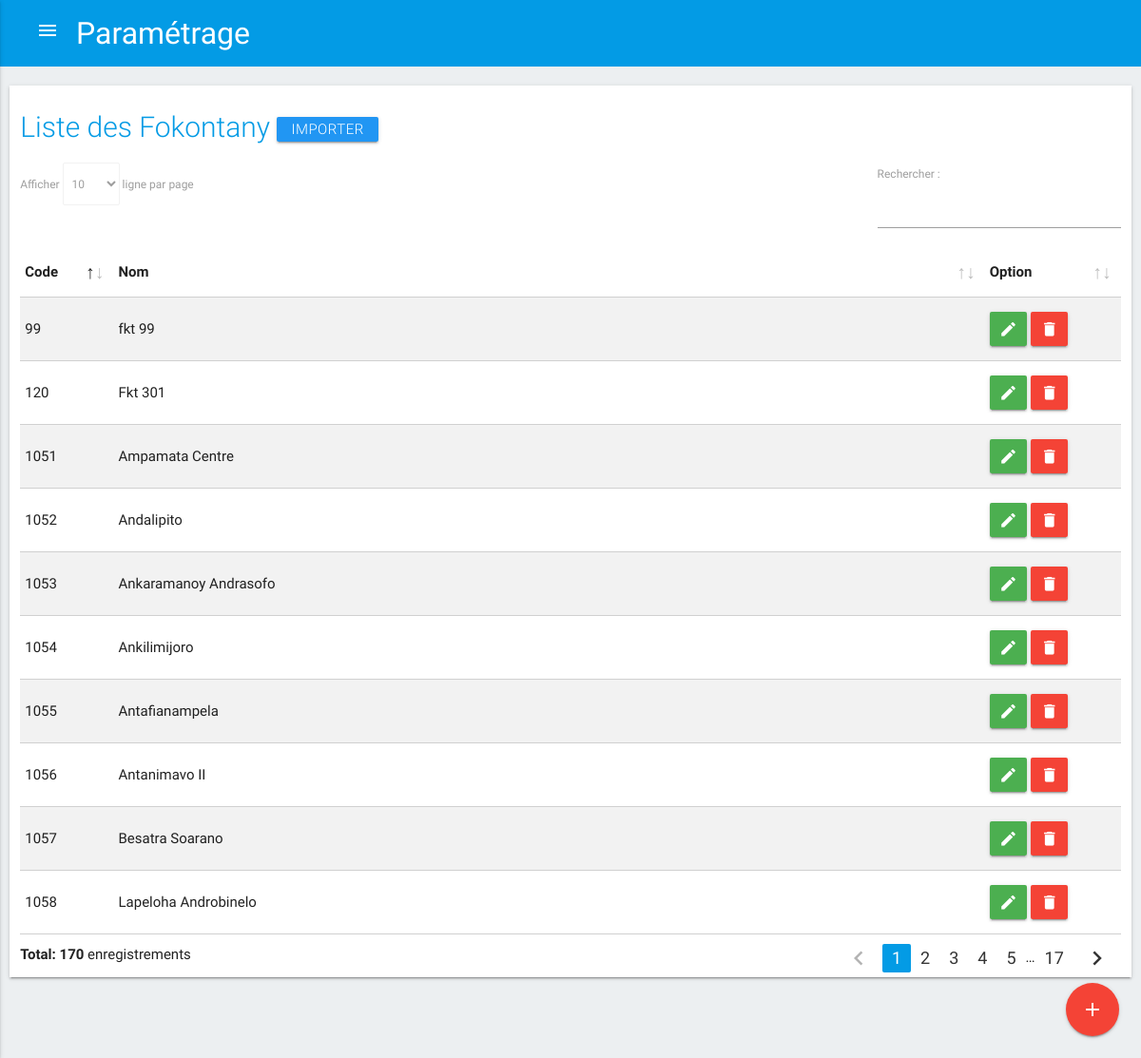
/index.php/c_parametre/liste_fokontany, run on the app's committed database.
### tables this page shows
CREATE TABLE `fokontany` (
  `ID_FOKONTANY` int(11) NOT NULL,
  `ID_COMMUNE` int(11) NOT NULL,
  `CODE_FOKONTANY` varchar(5) DEFAULT NULL,
  `NOM_FOKONTANY` varchar(100) DEFAULT NULL
);

### application/views/templates.php (called while the page is built, shortened)
<?php
	$this->load->view("templates/header");
	$this->load->view($contents);

### application/controllers/C_parametre.php (called while the page is built, shortened)
<?php
	class C_parametre extends CI_Controller {
        public function liste_fokontany(){
            $this->load->model('M_zone_intervention');
            $data['titre'] = 'Paramétrage';
            $data['contents'] = 'liste_fokontany';
            $data['regions'] = $this->M_zone_intervention->getRegion();
            $data['fokontany'] = $this->M_zone_intervention->getFokontany();
            $this->load->view('templates',$data);
        }
	}

### index.php (called while the page is built, shortened)
<?php
require_once BASEPATH.'core/CodeIgniter.php';

### application/models/M_zone_intervention.php (called while the page is built, shortened)
<?php
	class M_zone_intervention extends CI_Model {
        public function getFokontany(){
            $query = $this->db->get("fokontany");
            return $query->result();
        }
	}

### application/views/liste_fokontany.php (the view, shortened to what this page needs)
<main>
    <div class="container1">
        <div class="row z-depth-1" style="margin-bottom: 80px">
            <div class="col s12">
                <h2 class="header">Liste des Fokontany <a href="#importer" class="modal-trigger waves-effect waves-light btn blue">Importer</a> </h2>
                <table id="liste" class="bordered striped">
                    <thead>
                    <tr>
                        <th>Code</th>
                        <th width="75%">Nom</th>
                        <th>Option</th>
                    </tr>
                    </thead>
                    <tbody>
                    <?php foreach($fokontany as $fkt) { ?>
                    <tr>
                        <td><?php echo $fkt->CODE_FOKONTANY ?></td>
                        <td><?php echo $fkt->NOM_FOKONTANY ?></td>
                        <td>
                            <a href="#!" class="waves-effect waves-light green btn edit" data-id="<?php echo $fkt->ID_FOKONTANY ?>"><i class="material-icons">edit</i></a>
                            <a href="#!" class="waves-effect waves-light red btn delete" data-id="<?php echo $fkt->ID_FOKONTANY ?>"><i class="material-icons">delete</i></a>
                        </td>
                    </tr>
                    <?php } ?>
                    </tbody>
                </table>
                <div class="fixed-action-btn">
                    <a href="#add_fokontany" class="btn-floating btn-large red modal-trigger">
                        <i class="large material-icons">add</i>
                    </a>
                </div>
            </div>
        </div>
    </div>
</main>

### assets/css/style.css (style rules this page uses)
body { background-color: #eceff1; }
.container1 { padding: 20px 10px 5px 10px ; }
header, main, footer { padding-left: 0px; }
.material-icons { font-family: 'Material Icons'; font-weight: normal; font-style: normal; font-size: 24px; line-height: 1; letter-spacing: normal; text-transform: none; display: inline-block; white-space: nowrap; word-wrap: normal; direction: ltr; -moz-font-feature-settings: 'liga'; -moz-osx-font-smoothing: grayscale; }
.header { color: #039be5; font-weight: 300; font-size: 2.0rem; }
.row { background-color: #ffffff; }
h2.header a.btn { height: 26px; line-height: 26px; padding: 0 1rem; }
td a.btn { padding: 0 10px; }

### data on the page
fokontany: CODE_FOKONTANY "120", NOM_FOKONTANY "Fkt 301"
fokontany: CODE_FOKONTANY "99", NOM_FOKONTANY "fkt 99"
fokontany: CODE_FOKONTANY "1051", NOM_FOKONTANY "Ampamata Centre"
fokontany: CODE_FOKONTANY "1052", NOM_FOKONTANY "Andalipito"
fokontany: CODE_FOKONTANY "1053", NOM_FOKONTANY "Ankaramanoy Andrasofo"
fokontany: CODE_FOKONTANY "1054", NOM_FOKONTANY "Ankilimijoro"
fokontany: CODE_FOKONTANY "1055", NOM_FOKONTANY "Antafianampela"
fokontany: CODE_FOKONTANY "1056", NOM_FOKONTANY "Antanimavo II"
fokontany: CODE_FOKONTANY "1057", NOM_FOKONTANY "Besatra Soarano"
fokontany: CODE_FOKONTANY "1058", NOM_FOKONTANY "Lapeloha Androbinelo"

### other printed values
$titre "Paramétrage"
